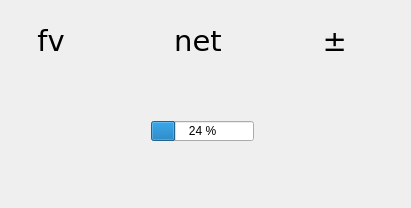
      <widget class="QWidget" name="tab">
       <property name="sizePolicy">
        <sizepolicy hsizetype="Preferred" vsizetype="Preferred">
         <horstretch>0</horstretch>
         <verstretch>0</verstretch>
        </sizepolicy>
       </property>
       <attribute name="title">
        <string> Information</string>
       </attribute>
       <layout class="QHBoxLayout" name="horizontalLayout_10">
        <item>
         <layout class="QGridLayout" name="gridLayout" rowstretch="1,1,1,6,1,1" columnstretch="0,0,0,0">
          <item row="2" column="3">
           <spacer name="horizontalSpacer_6">
            <property name="orientation">
             <enum>Qt::Horizontal</enum>
            </property>
            <property name="sizeType">
             <enum>QSizePolicy::Fixed</enum>
            </property>
            <property name="sizeHint" stdset="0">
             <size>
              <width>100</width>
              <height>20</height>
             </size>
            </property>
           </spacer>
          </item>
          <item row="3" column="1">
           <layout class="QHBoxLayout" name="horizontalLayout_11" stretch="1">
            <item>
             <widget class="QLabel" name="lbl_ble_img">
              <property name="sizePolicy">
               <sizepolicy hsizetype="Ignored" vsizetype="Ignored">
                <horstretch>0</horstretch>
                <verstretch>0</verstretch>
               </sizepolicy>
              </property>
              <property name="maximumSize">
               <size>
                <width>300</width>
                <height>300</height>
               </size>
              </property>
              <property name="font">
               <font>
                <pointsize>36</pointsize>
                <weight>50</weight>
                <bold>false</bold>
               </font>
              </property>
              <property name="frameShape">
               <enum>QFrame::NoFrame</enum>
              </property>
              <property name="text">
               <string/>
              </property>
              <property name="pixmap">
               <pixmap>res/img_info_blue.png</pixmap>
              </property>
              <property name="scaledContents">
               <bool>true</bool>
              </property>
              <property name="alignment">
               <set>Qt::AlignCenter</set>
              </property>
              <property name="wordWrap">
               <bool>true</bool>
              </property>
             </widget>
            </item>
           </layout>
          </item>
          <item row="4" column="1">
           <layout class="QHBoxLayout" name="horizontalLayout_8" stretch="1,3,1">
            <item>
             <spacer name="horizontalSpacer_18">
              <property name="orientation">
               <enum>Qt::Horizontal</enum>
              </property>
              <property name="sizeHint" stdset="0">
               <size>
                <width>40</width>
                <height>20</height>
               </size>
              </property>
             </spacer>
            </item>
            <item>
             <widget class="QProgressBar" name="bar_dl">
              <property name="sizePolicy">
               <sizepolicy hsizetype="Preferred" vsizetype="Preferred">
                <horstretch>0</horstretch>
                <verstretch>0</verstretch>
               </sizepolicy>
              </property>
              <property name="maximumSize">
               <size>
                <width>16777215</width>
                <height>50</height>
               </size>
              </property>
              <property name="value">
               <number>24</number>
              </property>
              <property name="format">
               <string>%p %</string>
              </property>
             </widget>
            </item>
            <item>
             <spacer name="horizontalSpacer_19">
              <property name="orientation">
               <enum>Qt::Horizontal</enum>
              </property>
              <property name="sizeHint" stdset="0">
               <size>
                <width>40</width>
                <height>20</height>
               </size>
              </property>
             </spacer>
            </item>
           </layout>
          </item>
          <item row="0" column="0" colspan="4">
           <layout class="QHBoxLayout" name="horizontalLayout_4" stretch="0,1,0,4,0,1,0,2,0,1,0,2,0">
            <item>
             <spacer name="horizontalSpacer_16">
              <property name="orientation">
               <enum>Qt::Horizontal</enum>
              </property>
              <property name="sizeType">
               <enum>QSizePolicy::Fixed</enum>
              </property>
              <property name="sizeHint" stdset="0">
               <size>
                <width>10</width>
                <height>20</height>
               </size>
              </property>
             </spacer>
            </item>
            <item>
             <widget class="QLabel" name="lbl_boat">
              <property name="sizePolicy">
               <sizepolicy hsizetype="Ignored" vsizetype="Ignored">
                <horstretch>0</horstretch>
                <verstretch>0</verstretch>
               </sizepolicy>
              </property>
              <property name="minimumSize">
               <size>
                <width>60</width>
                <height>60</height>
               </size>
              </property>
              <property name="maximumSize">
               <size>
                <width>60</width>
                <height>60</height>
               </size>
              </property>
              <property name="font">
               <font>
                <family>DejaVu Sans</family>
                <pointsize>22</pointsize>
               </font>
              </property>
              <property name="frameShape">
               <enum>QFrame::NoFrame</enum>
              </property>
              <property name="text">
               <string>fv</string>
              </property>
              <property name="scaledContents">
               <bool>true</bool>
              </property>
              <property name="alignment">
               <set>Qt::AlignCenter</set>
              </property>
             </widget>
            </item>
            <item>
             <spacer name="horizontalSpacer_13">
              <property name="orientation">
               <enum>Qt::Horizontal</enum>
              </property>
              <property name="sizeType">
               <enum>QSizePolicy::Fixed</enum>
              </property>
              <property name="sizeHint" stdset="0">
               <size>
                <width>10</width>
                <height>20</height>
               </size>
              </property>
             </spacer>
            </item>
            <item>
             <widget class="QLabel" name="lbl_boat_txt">
              <property name="frameShape">
               <enum>QFrame::NoFrame</enum>
              </property>
              <property name="text">
               <string/>
              </property>
              <property name="alignment">
               <set>Qt::AlignLeading|Qt::AlignLeft|Qt::AlignVCenter</set>
              </property>
             </widget>
            </item>
            <item>
             <spacer name="horizontalSpacer_20">
              <property name="orientation">
               <enum>Qt::Horizontal</enum>
              </property>
              <property name="sizeType">
               <enum>QSizePolicy::Fixed</enum>
              </property>
              <property name="sizeHint" stdset="0">
               <size>
                <width>10</width>
                <height>20</height>
               </size>
              </property>
             </spacer>
            </item>
            <item>
             <widget class="QLabel" name="lbl_net">
              <property name="sizePolicy">
               <sizepolicy hsizetype="Ignored" vsizetype="Ignored">
                <horstretch>0</horstretch>
                <verstretch>0</verstretch>
               </sizepolicy>
              </property>
              <property name="minimumSize">
               <size>
                <width>60</width>
                <height>60</height>
               </size>
              </property>
              <property name="maximumSize">
               <size>
                <width>60</width>
                <height>60</height>
               </size>
              </property>
              <property name="font">
               <font>
                <family>DejaVu Sans</family>
                <pointsize>22</pointsize>
               </font>
              </property>
              <property name="frameShape">
               <enum>QFrame::NoFrame</enum>
              </property>
              <property name="text">
               <string>net</string>
              </property>
              <property name="scaledContents">
               <bool>true</bool>
              </property>
              <property name="alignment">
               <set>Qt::AlignCenter</set>
              </property>
             </widget>
            </item>
            <item>
             <spacer name="horizontalSpacer_14">
              <property name="orientation">
               <enum>Qt::Horizontal</enum>
              </property>
              <property name="sizeType">
               <enum>QSizePolicy::Fixed</enum>
              </property>
              <property name="sizeHint" stdset="0">
               <size>
                <width>10</width>
                <height>20</height>
               </size>
              </property>
             </spacer>
            </item>
            <item>
             <widget class="QLabel" name="lbl_net_txt">
              <property name="frameShape">
               <enum>QFrame::NoFrame</enum>
              </property>
              <property name="text">
               <string/>
              </property>
              <property name="scaledContents">
               <bool>true</bool>
              </property>
              <property name="alignment">
               <set>Qt::AlignLeading|Qt::AlignLeft|Qt::AlignVCenter</set>
              </property>
             </widget>
            </item>
            <item>
             <spacer name="horizontalSpacer_21">
              <property name="orientation">
               <enum>Qt::Horizontal</enum>
              </property>
              <property name="sizeType">
               <enum>QSizePolicy::Fixed</enum>
              </property>
              <property name="sizeHint" stdset="0">
               <size>
                <width>10</width>
                <height>20</height>
               </size>
              </property>
             </spacer>
            </item>
            <item>
             <widget class="QLabel" name="lbl_brightness">
              <property name="sizePolicy">
               <sizepolicy hsizetype="Ignored" vsizetype="Ignored">
                <horstretch>0</horstretch>
                <verstretch>0</verstretch>
               </sizepolicy>
              </property>
              <property name="minimumSize">
               <size>
                <width>60</width>
                <height>60</height>
               </size>
              </property>
              <property name="maximumSize">
               <size>
                <width>60</width>
                <height>60</height>
               </size>
              </property>
              <property name="font">
               <font>
                <family>DejaVu Sans</family>
                <pointsize>22</pointsize>
               </font>
              </property>
              <property name="frameShape">
               <enum>QFrame::NoFrame</enum>
              </property>
              <property name="text">
               <string>±</string>
              </property>
              <property name="scaledContents">
               <bool>true</bool>
              </property>
              <property name="alignment">
               <set>Qt::AlignRight|Qt::AlignTrailing|Qt::AlignVCenter</set>
              </property>
             </widget>
            </item>
            <item>
             <spacer name="horizontalSpacer_15">
              <property name="orientation">
               <enum>Qt::Horizontal</enum>
              </property>
              <property name="sizeType">
               <enum>QSizePolicy::Fixed</enum>
              </property>
              <property name="sizeHint" stdset="0">
               <size>
                <width>10</width>
                <height>20</height>
               </size>
              </property>
             </spacer>
            </item>
            <item>
             <widget class="QLabel" name="lbl_brightness_txt">
              <property name="frameShape">
               <enum>QFrame::NoFrame</enum>
              </property>
              <property name="text">
               <string/>
              </property>
              <property name="alignment">
               <set>Qt::AlignLeading|Qt::AlignLeft|Qt::AlignVCenter</set>
              </property>
             </widget>
            </item>
            <item>
             <spacer name="horizontalSpacer_17">
              <property name="orientation">
               <enum>Qt::Horizontal</enum>
              </property>
              <property name="sizeType">
               <enum>QSizePolicy::Fixed</enum>
              </property>
              <property name="sizeHint" stdset="0">
               <size>
                <width>10</width>
                <height>20</height>
               </size>
              </property>
             </spacer>
            </item>
           </layout>
          </item>
          <item row="1" column="0">
           <spacer name="verticalSpacer_4">
            <property name="orientation">
             <enum>Qt::Vertical</enum>
            </property>
            <property name="sizeType">
             <enum>QSizePolicy::Fixed</enum>
            </property>
            <property name="sizeHint" stdset="0">
             <size>
              <width>20</width>
              <height>10</height>
             </size>
            </property>
           </spacer>
          </item>
          <item row="2" column="0">
           <spacer name="horizontalSpacer_5">
            <property name="orientation">
             <enum>Qt::Horizontal</enum>
            </property>
            <property name="sizeType">
             <enum>QSizePolicy::Fixed</enum>
            </property>
            <property name="sizeHint" stdset="0">
             <size>
              <width>100</width>
              <height>20</height>
             </size>
            </property>
           </spacer>
          </item>
          <item row="2" column="1" colspan="2">
           <widget class="QLabel" name="lbl_ble">
            <property name="sizePolicy">
             <sizepolicy hsizetype="Ignored" vsizetype="Ignored">
              <horstretch>0</horstretch>
              <verstretch>0</verstretch>
             </sizepolicy>
            </property>
            <property name="font">
             <font>
              <pointsize>36</pointsize>
              <weight>50</weight>
              <bold>false</bold>
             </font>
            </property>
            <property name="frameShape">
             <enum>QFrame::NoFrame</enum>
            </property>
            <property name="text">
             <string/>
            </property>
            <property name="alignment">
             <set>Qt::AlignCenter</set>
            </property>
            <property name="wordWrap">
             <bool>true</bool>
            </property>
           </widget>
          </item>
          <item row="5" column="0" colspan="4">
           <layout class="QHBoxLayout" name="horizontalLayout_9" stretch="1,1,1">
            <property name="spacing">
             <number>0</number>
            </property>
            <property name="leftMargin">
             <number>12</number>
            </property>
            <property name="rightMargin">
             <number>12</number>
            </property>
            <item>
             <layout class="QHBoxLayout" name="horizontalLayout_12">
              <item>
               <widget class="QLabel" name="lbl_cloud_img">
                <property name="minimumSize">
                 <size>
                  <width>50</width>
                  <height>50</height>
                 </size>
                </property>
                <property name="maximumSize">
                 <size>
                  <width>50</width>
                  <height>50</height>
                 </size>
                </property>
                <property name="text">
                 <string/>
                </property>
                <property name="scaledContents">
                 <bool>true</bool>
                </property>
               </widget>
              </item>
              <item>
               <spacer name="horizontalSpacer_26">
                <property name="orientation">
                 <enum>Qt::Horizontal</enum>
                </property>
                <property name="sizeType">
                 <enum>QSizePolicy::Fixed</enum>
                </property>
                <property name="sizeHint" stdset="0">
                 <size>
                  <width>10</width>
                  <height>20</height>
                 </size>
                </property>
               </spacer>
              </item>
              <item>
               <widget class="QLabel" name="lbl_cloud_txt">
                <property name="sizePolicy">
                 <sizepolicy hsizetype="Preferred" vsizetype="Preferred">
                  <horstretch>0</horstretch>
                  <verstretch>0</verstretch>
                 </sizepolicy>
                </property>
                <property name="frameShape">
                 <enum>QFrame::NoFrame</enum>
                </property>
                <property name="text">
                 <string/>
                </property>
                <property name="alignment">
                 <set>Qt::AlignLeading|Qt::AlignLeft|Qt::AlignVCenter</set>
                </property>
               </widget>
              </item>
             </layout>
            </item>
            <item>
             <widget class="QLabel" name="lbl_ip">
              <property name="sizePolicy">
               <sizepolicy hsizetype="Preferred" vsizetype="Preferred">
                <horstretch>0</horstretch>
                <verstretch>0</verstretch>
               </sizepolicy>
              </property>
              <property name="frameShape">
               <enum>QFrame::NoFrame</enum>
              </property>
              <property name="text">
               <string/>
              </property>
              <property name="alignment">
               <set>Qt::AlignCenter</set>
              </property>
              <property name="wordWrap">
               <bool>true</bool>
              </property>
             </widget>
            </item>
            <item>
             <widget class="QLabel" name="lbl_date">
              <property name="sizePolicy">
               <sizepolicy hsizetype="Preferred" vsizetype="Preferred">
                <horstretch>0</horstretch>
                <verstretch>0</verstretch>
               </sizepolicy>
              </property>
              <property name="frameShape">
               <enum>QFrame::NoFrame</enum>
              </property>
              <property name="text">
               <string/>
              </property>
              <property name="alignment">
               <set>Qt::AlignRight|Qt::AlignTrailing|Qt::AlignVCenter</set>
              </property>
              <property name="wordWrap">
               <bool>true</bool>
              </property>
             </widget>
            </item>
           </layout>
          </item>
         </layout>
        </item>
       </layout>
      </widget>
